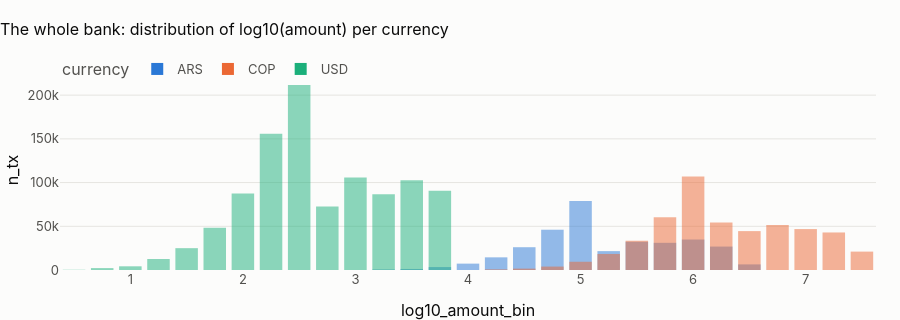

This figure's notebook cell:
### Markdown cell above
## 2 · Amounts per currency

### Code cell
amt = pl.q("""select currency, count(*) as transactions, round(median(amount), 2) as median_amount,
                     round(quantile_cont(amount, 0.99), 2) as p99_amount, round(median(amount_usd), 2) as median_usd,
                     round(quantile_cont(amount_usd, 0.99), 2) as p99_usd
              from {int_transactions_enriched} group by 1 order by 2 desc""")
show(amt, paging=False)
dist = pl.q("""select currency, floor(log10(greatest(amount, 0.01)) * 4) / 4 as log10_amount_bin, count(*) as n_tx
               from {int_transactions_enriched} group by all order by 1, 2""")
fig = px.bar(
    dist,
    x="log10_amount_bin",
    y="n_tx",
    color="currency",
    barmode="overlay",
    title=f"{CTRY.title}: distribution of log10(amount) per currency",
)
fig.update_layout(height=320)
fig.show()
lo_usd, hi_usd = amt.median_usd.min(), amt.median_usd.max()
display(
    Markdown(
        (
            f"**In USD every currency has about the same median ({lo_usd:,.0f} to {hi_usd:,.0f}): amounts were "
            "generated in dollars and converted.** "
            if hi_usd <= 1.05 * lo_usd
            else f"**The USD medians differ by currency ({lo_usd:,.0f} to {hi_usd:,.0f}):** the currencies carry "
            "different behaviour, not only different units. "
        )
        + "Per-currency statistics are still the right default: a threshold in pesos and one in dollars cannot share a "
        "number, and a model fed raw `amount` across currencies would learn the currency, not the behaviour."
    )
)

### Figure 1 — Plotly figure (JSON) as saved in the notebook; plotly's stock layout.template omitted (floating-point values rounded to 4 significant figures)
{"data": [{"hovertemplate": "currency=ARS<br>log10_amount_bin=%{x}<br>n_tx=%{y}<extra></extra>", "legendgroup": "ARS", "marker": {"color": "#2a78d6", "opacity": 0.5, "pattern": {"shape": ""}}, "name": "ARS", "orientation": "v", "showlegend": true, "textposition": "auto", "type": "bar", "x": [3.0, 3.25, 3.5, 3.75, 4.0, 4.25, 4.5, 4.75, 5.0, 5.25, 5.5, 5.75, 6.0, 6.25, 6.5], "xaxis": "x", "y": [11, 641, 1192, 3357, 7297, 14483, 26080, 46101, 78954, 21604, 32263, 31090, 34876, 26813, 6411], "yaxis": "y"}, {"hovertemplate": "currency=COP<br>log10_amount_bin=%{x}<br>n_tx=%{y}<extra></extra>", "legendgroup": "COP", "marker": {"color": "#eb6834", "opacity": 0.5, "pattern": {"shape": ""}}, "name": "COP", "orientation": "v", "showlegend": true, "textposition": "auto", "type": "bar", "x": [4.25, 4.5, 4.75, 5.0, 5.25, 5.5, 5.75, 6.0, 6.25, 6.5, 6.75, 7.0, 7.25, 7.5], "xaxis": "x", "y": [711, 1583, 3927, 9433, 18357, 33491, 60385, 106895, 54377, 44494, 51531, 46811, 42928, 21046], "yaxis": "y"}, {"hovertemplate": "currency=USD<br>log10_amount_bin=%{x}<br>n_tx=%{y}<extra></extra>", "legendgroup": "USD", "marker": {"color": "#1baf7a", "opacity": 0.5, "pattern": {"shape": ""}}, "name": "USD", "orientation": "v", "showlegend": true, "textposition": "auto", "type": "bar", "x": [0.5, 0.75, 1.0, 1.25, 1.5, 1.75, 2.0, 2.25, 2.5, 2.75, 3.0, 3.25, 3.5, 3.75], "xaxis": "x", "y": [283, 2179, 4237, 12574, 24988, 48429, 87605, 155897, 217324, 72762, 105808, 86716, 102523, 90762], "yaxis": "y"}], "layout": {"barmode": "overlay", "height": 320, "legend": {"title": {"text": "currency"}, "tracegroupgap": 0}, "title": {"text": "The whole bank: distribution of log10(amount) per currency"}, "xaxis": {"anchor": "y", "domain": [0.0, 1.0], "title": {"text": "log10_amount_bin"}}, "yaxis": {"anchor": "x", "domain": [0.0, 1.0], "title": {"text": "n_tx"}}}}
